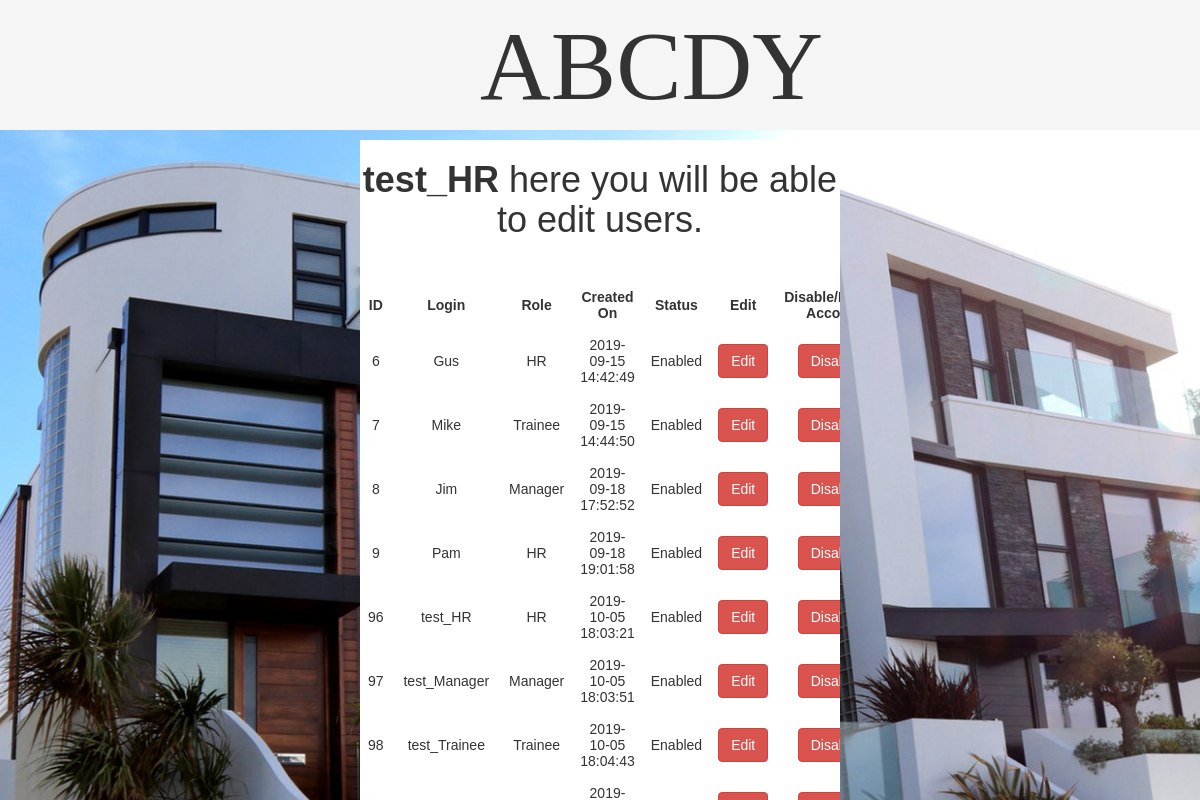
Page /showAllUsers.php (signed in) on the committed database.
### tables this page shows
CREATE TABLE users (
  id int NOT NULL PRIMARY KEY AUTO_INCREMENT,
  username varchar(50) NOT NULL UNIQUE KEY,
  password varchar(255) NOT NULL,
  role varchar(7) DEFAULT NULL,
  last_login datetime default null,
  created_at datetime DEFAULT current_timestamp(),
  enabled bit NOT NULL DEFAULT b'1'
);

### showAllUsers.php (the view, shortened to what this page needs)
<?php
include('wrapper/Header.php');
?>
    <link rel="stylesheet" href="./design/bootstrap.css">
<div class="page-header">
    <h1><b><?php echo htmlspecialchars($_SESSION["username"]); ?></b> here you will be able to edit users.</h1>
    <br><br>
    <div>
        <form action="./php_scripts/handleAccnt.php" method="get">
            <table align="center">
                <tr>
                    <th>ID</th>
                    <th>Login</th>
                    <th>Role</th>
                    <th>Created On</th>
                    <th>Status</th>
                    <th>Edit</th>
                    <th>Disable/Enable Account</th>
                </tr>
             <?php
                include_once("./includes/open_conn.inc");
                $select_query = "SELECT id, userName, role, enabled, created_at from users";
                if ($res = mysqli_query($link, $select_query)) {
                    if (mysqli_num_rows($res) > 0) {
                        while ($row = mysqli_fetch_array($res)) {
                            $web_string = '<tr>';
                            $web_string .= "<td>".$row['id']."</td>";
                            $web_string .= "<td>".$row['userName']."</td>";
                            $web_string .= "<td>".$row['role']."</td>";
                            $web_string .= "<td>".$row['created_at']."</td>";
                            $web_string .= "<td>".( $row['enabled'] == b'1' ? 'Enabled' : 'Disabled' )."</td>";
                            $web_string .= '<td><a href="./editAccount.php?id=' . $row['id'] . '" class="btn btn-danger">Edit</a></td>';
                            $_disable = ($row['enabled'] == b'0' ? "Enable" : "Disable");
                            $web_string .= '<td><input type="submit" class="btn btn-danger" name="' . $row['id'] . '" value="' . $_disable . '" /></td>';
                            $web_string .= "</tr>";
                            echo $web_string;
                        }
                    } else {
                    }
                } else {
                    echo "ERROR: Could not able to execute $sql. "
                        . mysqli_error($link);
                    return false;
                };
             ?>
            </table>
        </form>
<?php
include('wrapper/Footer.php');
?>

### wrapper/Header.php (shortened to what this page needs)
<!DOCTYPE html>
<html>
<head>
</head>
<body>
<div id="Banner">
    <div id="Logo">ABCDY</div
</div>
<div id="Main">

### wrapper/Footer.php
        </div>
    </body>
</html>

### wrapper/Header.php (style rules this page uses)
html { height:100%; }
#Banner { width: 100%; height: 130px; background-color: whitesmoke; display:block; position: fixed; float: left; margin: 0; padding: 0; }
#Main { float: right; clear: right; position: fixed; margin-top: 170px; width: 100%; height: 100%; margin-left: 40%; }
#Logo { float:left; width:100px; height: 100px; margin-top: 10px; margin-left: 40%; text-align: center; font-size: 7em; font-family: "Brush Script MT"; }

### showAllUsers.php (style rules this page uses)
body { font: 14px sans-serif; text-align: center; background-image: url("wrapper/Background.jpeg"); background-repeat: no-repeat; background-position: center; background-size: cover; }
table { font-family: arial, sans-serif; border-collapse: collapse; width: 90%; }
td, th { text-align: center; padding: 8px; }
.page-header { background-color: white; margin-left: -10%; width: 40%; overflow: scroll; margin-top: -30px; height: 800px; }

### rows in the picture
users: id "6", username "Gus", role "HR", created_at "2019-09-15 14:42:49", shows "Enabled", enabled "Disable"
users: id "7", username "Mike", role "Trainee", created_at "2019-09-15 14:44:50", shows "Enabled", enabled "Disable"
users: id "8", username "Jim", role "Manager", created_at "2019-09-18 17:52:52", shows "Enabled", enabled "Disable"
users: id "9", username "Pam", role "HR", created_at "2019-09-18 19:01:58", shows "Enabled", enabled "Disable"
users: id "96", username "test_HR", role "HR", created_at "2019-10-05 18:03:21", shows "Enabled", enabled "Disable"
users: id "97", username "test_Manager", role "Manager", created_at "2019-10-05 18:03:51", shows "Enabled", enabled "Disable"
users: id "98", username "test_Trainee", role "Trainee", created_at "2019-10-05 18:04:43", shows "Enabled", enabled "Disable"
users: enabled "Disable"

### other values in the picture
$_SESSION["username"] "test_HR"
